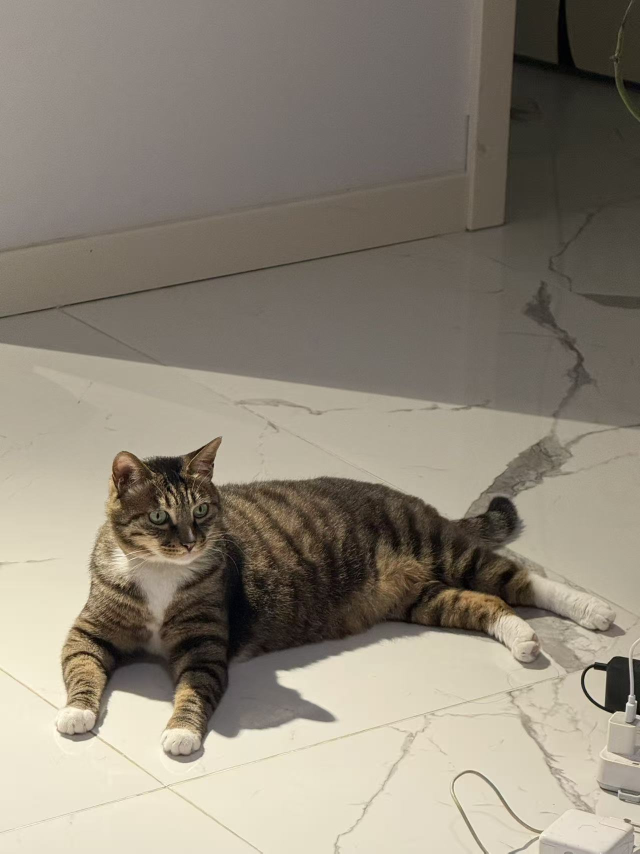
#> input picture inputs/desktop_tabby_cat_20260713_real.jpg, 1280 x 1707 px, given in place of raw_fast_walk.mp4, which was not available (shown at 1/2 size)
$ python run_production_temporal_ab.py
#> lines starting #> are read from the running program, lines starting #| are printed output that depends on the picture
"""Compare production edge_v2 and temporal_v3 on complete pet action clips."""

from __future__ import annotations

import argparse
import json
import subprocess
import sys
import time
from pathlib import Path
from typing import Any

import cv2
import numpy as np
from PIL import Image


ROOT = Path(__file__).resolve().parent.parent
BENCH = ROOT / "matting_bench"
DEFAULT_PETS = (
    "desktop_gray_cat_20260713_real",
    "desktop_tabby_cat_20260713_real",
)
DEFAULT_ACTIONS = ("fast_walk", "sleep")
PROVIDERS = {
    "edge_v2": ("边缘优化 v2", False),
    "temporal_v3": ("时序稳定 v3", True),
}
PET_LABELS = {
    "desktop_gray_cat_20260713_real": "银灰短毛猫 · 实体版",
    "desktop_tabby_cat_20260713_real": "虎斑白袜猫 · 实体版",
}


def relative(path: Path) -> str:
    return path.resolve().relative_to(ROOT).as_posix()


def extract_frames(video: Path, destination: Path, size: int = 640) -> int:
#> called with size = 640
    existing = sorted(destination.glob("f_*.png"))
    if existing:
        return len(existing)
    capture = cv2.VideoCapture(str(video))
    if not capture.isOpened():
        raise RuntimeError(f"cannot open {video}")
    destination.mkdir(parents=True, exist_ok=True)
    count = 0
    while True:
        ok, bgr = capture.read()
#> bgr is the input picture: shape (1707, 1280, 3); mean B, G, R 119.8, 133.5, 141.3
        if not ok:
            break
        rgb = cv2.cvtColor(bgr, cv2.COLOR_BGR2RGB)
        Image.fromarray(rgb).resize(
            (size, size), Image.Resampling.LANCZOS
        ).save(destination / f"f_{count:04d}.png", compress_level=2)
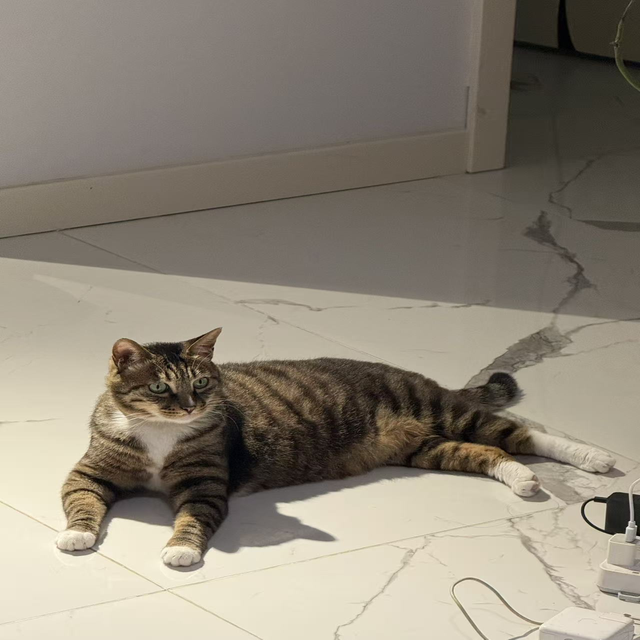
#> saved as f_0000.png: PIL image 640x640 RGB; mean R, G, B 141.3, 133.5, 119.8
        count += 1
    capture.release()
    if count < 2:
        raise RuntimeError(f"too few frames in {video}: {count}")
    return count


# [59 lines left out: functions run_provider, evaluate, encode_webp, not called in this run]


def fmt(value: Any, digits: int = 5) -> str:
    return "-" if value is None else f"{float(value):.{digits}f}"


# [56 lines left out: functions change, build_html, not called in this run]


def main() -> None:
    parser = argparse.ArgumentParser()
    parser.add_argument("--pets", nargs="+", default=list(DEFAULT_PETS))
    parser.add_argument("--actions", nargs="+", default=list(DEFAULT_ACTIONS))
    parser.add_argument(
        "--output-root",
        type=Path,
        default=Path("poc_output/temporal_v3_production_ab_20260714"),
    )
    parser.add_argument(
        "--html",
        type=Path,
        default=Path("poc_output/temporal_v3_production_ab_20260714.html"),
    )
    parser.add_argument("--flow-size", type=int, default=384)
    args = parser.parse_args()
    output_root = ROOT / args.output_root
    assets = output_root / "assets"
    result: dict[str, Any] = {
        "schema_version": 1,
        "generated_at": time.strftime("%Y-%m-%d %H:%M:%S"),
        "pets": [],
    }
    for pet_id in args.pets:
        pet_dir = ROOT / "poc_output" / pet_id
        pet_record = {
            "id": pet_id,
            "label": PET_LABELS.get(pet_id, pet_id),
            "actions": [],
        }
        for action in args.actions:
            video = pet_dir / f"raw_{action}.mp4"
            source = output_root / pet_id / action / "source"
            frame_count = extract_frames(video, source)
            action_record: dict[str, Any] = {
                "id": action,
                "label": "快走" if action == "fast_walk" else "睡眠",
                "source": relative(video),
                "frames": frame_count,
                "providers": {},
            }
            for key, (label, temporal) in PROVIDERS.items():
                directory_name = key if not temporal else f"temporal_v3_f{args.flow_size}"
                destination = output_root / pet_id / action / directory_name
                run_provider(source, destination, temporal, args.flow_size)
                evaluation = evaluate(source, destination)
                runtime = json.loads((destination / "metrics.json").read_text(encoding="utf-8"))
                webp = assets / f"{pet_id}__{action}__{key}.webp"
                asset = encode_webp(destination, webp)
                action_record["providers"][key] = {
                    "label": label,
                    "output": relative(destination),
                    "url": f"/{output_root.name}/assets/{webp.name}",
                    "evaluation": evaluation,
                    "runtime": runtime,
                    "asset": asset,
                }
            edge = action_record["providers"]["edge_v2"]
            temporal = action_record["providers"]["temporal_v3"]
            action_record["delta"] = {
                "temporal": change(
                    temporal["evaluation"]["temporal_alpha_mae"],
                    edge["evaluation"]["temporal_alpha_mae"],
                ),
                "fragment": change(
                    temporal["evaluation"]["mean"]["fragment_pct"],
                    edge["evaluation"]["mean"]["fragment_pct"],
                ),
                "runtime": change(
                    temporal["runtime"]["total_seconds"],
                    edge["runtime"]["total_seconds"],
                ),
            }
            pet_record["actions"].append(action_record)
        result["pets"].append(pet_record)
    output_root.mkdir(parents=True, exist_ok=True)
    (output_root / "result.json").write_text(
        json.dumps(result, ensure_ascii=False, indent=2), encoding="utf-8"
    )
    html = ROOT / args.html
    build_html(result, html)
    print(html)


if __name__ == "__main__":
    main()

$ run again, on inputs/pet1.jpg
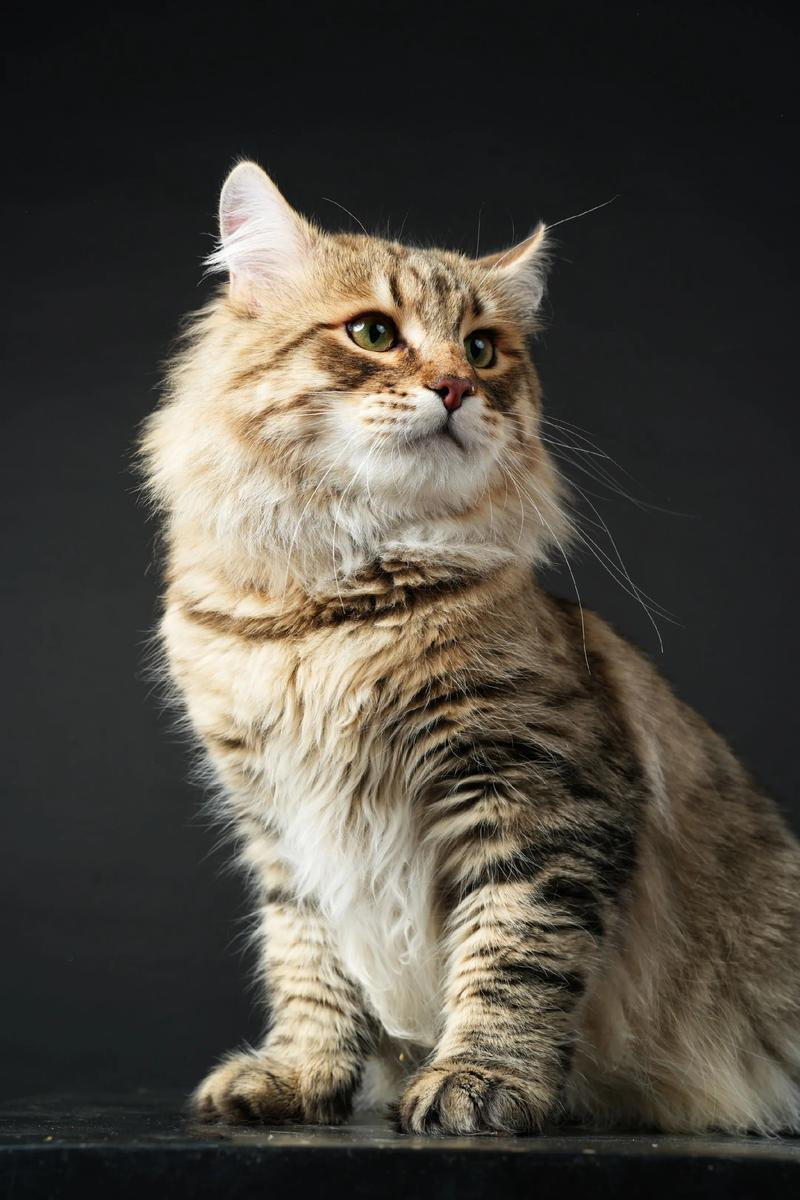
#> input picture inputs/pet1.jpg, 800 x 1200 px, given in place of raw_fast_walk.mp4, which was not available
#> in extract_frames, bgr is the input picture: shape (1200, 800, 3); mean B, G, R 65.2, 73.6, 78.3
#> in extract_frames, `Image.fromarray(rgb).resize( (size, size), Image.Resampling.LANCZOS )...`:
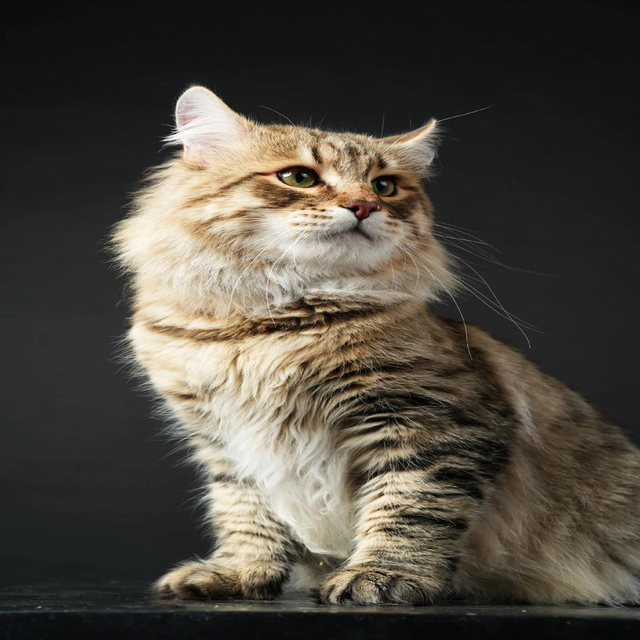
#> saved as f_0000.png: PIL image 640x640 RGB; mean R, G, B 78.3, 73.6, 65.2
